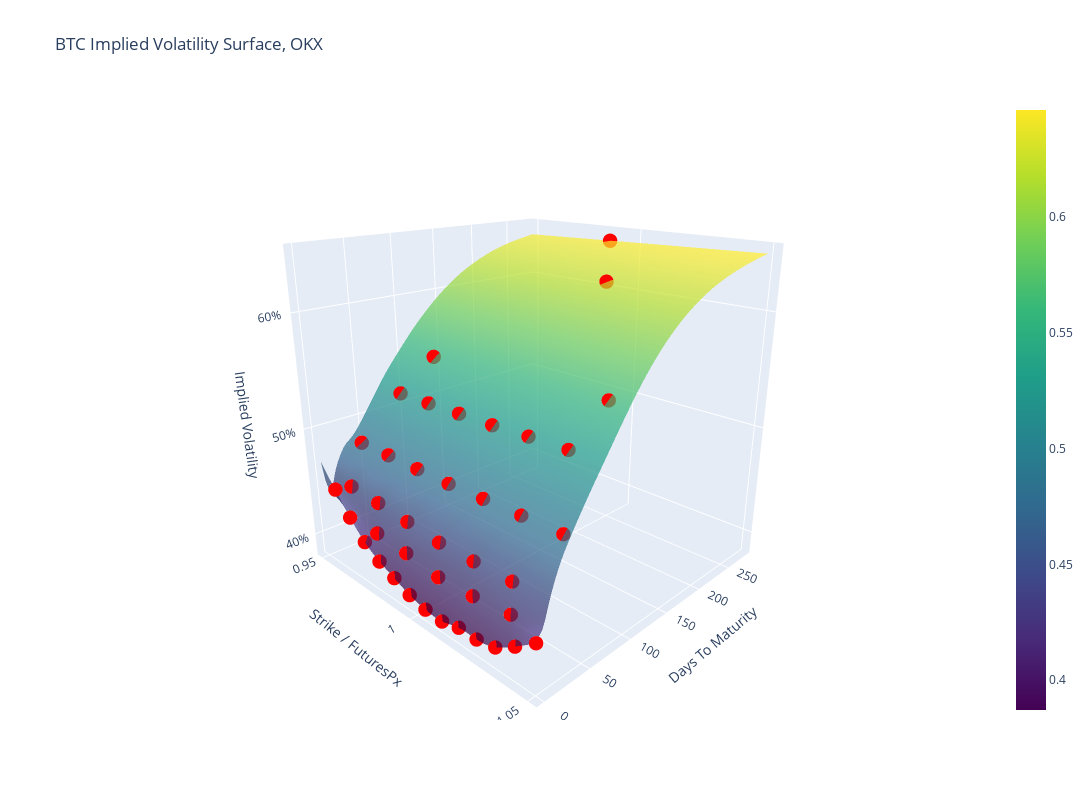

Notebook code for this chart:
### Code cell
import plotly.graph_objects as go

def plot_iv_surf_plotly(x, y, z, x2=None, y2=None, z2=None, label=''):
    fig = go.Figure()

    # Create the surface plot
    fig.add_trace(go.Surface(x=x, y=y, z=z, colorscale='Viridis', opacity=0.7))

    # Add scatter points if provided
    if x2 is not None and y2 is not None and z2 is not None:
        fig.add_trace(go.Scatter3d(
            x=x2,
            y=y2,
            z=z2,
            mode='markers',
            marker=dict(size=5, color='red', symbol='circle'),
            name=label
        ))

    fig.update_layout(
        title='BTC Implied Volatility Surface, OKX',
        scene=dict(
            xaxis_title='Strike / FuturesPx',
            yaxis_title='Days To Maturity',
            zaxis_title='Implied Volatility',
            zaxis=dict(tickformat=".0%")
        ),
        legend=dict(x=0, y=1),
        width=1200,  # Set the width of the plot
        height=800   # Set the height of the plot
    )

    fig.show()

# Interpolate implied volatility using a cubic spline
x = data['moneyness']
y = data['days_to_maturity']
z = data['mark_iv'] / 100

X, Y = np.meshgrid(np.linspace(.95, 1.05, 99), np.linspace(1, np.max(y), 100))
Z = interpolate.griddata(np.array([x, y]).T, np.array(z), (X, Y), method='cubic')

xyz = pd.DataFrame({'x': x, 'y': y, 'z': z})
xyz = xyz.query('x > 0.95 & x < 1.05')

plot_iv_surf_plotly(X, Y, Z, xyz['x'], xyz['y'], xyz['z'], 'Observed IV')

iv_df = pd.DataFrame(Z, index=np.linspace(10, np.max(y), 100), columns=np.linspace(.95, 1.05, 99))

### Figure 1 — Plotly figure (JSON) as saved in the notebook; plotly's stock layout.template omitted (floating-point values rounded to 4 significant figures; data arrays with more than 128 entries replaced by an {"elided": "..."} marker saying what was removed)
{"data": [{"colorscale": [[0, "#440154"], [0.1111, "#482878"], [0.2222, "#3e4989"], [0.3333, "#31688e"], [0.4444, "#26828e"], [0.5556, "#1f9e89"], [0.6667, "#35b779"], [0.7778, "#6ece58"], [0.8889, "#b5de2b"], [1, "#fde725"]], "opacity": 0.7, "type": "surface", "x": {"elided": "100x99 float values"}, "y": {"elided": "100x99 float values"}, "z": {"elided": "100x99 float values"}}, {"marker": {"color": "red", "size": 5, "symbol": "circle"}, "mode": "markers", "name": "Observed IV", "type": "scatter3d", "x": [0.9576, 0.9653, 0.9729, 0.9806, 0.9883, 0.9959, 1.004, 1.011, 1.019, 1.027, 1.034, 1.042, 1.05, 0.9771, 0.9924, 1.008, 1.023, 1.038, 0.9599, 0.9752, 0.9904, 1.006, 1.021, 1.036, 0.9562, 0.9715, 0.9867, 1.002, 1.017, 1.032, 1.048, 0.9624, 0.9774, 0.9925, 1.008, 1.023, 1.038, 0.9682, 1.043, 1.014, 0.9888], "y": [1, 1, 1, 1, 1, 1, 1, 1, 1, 1, 1, 1, 1, 7, 7, 7, 7, 7, 14, 14, 14, 14, 14, 14, 35, 35, 35, 35, 35, 35, 35, 70, 70, 70, 70, 70, 70, 98, 98, 189, 280], "z": [0.4504, 0.4311, 0.4157, 0.4056, 0.3988, 0.3921, 0.3883, 0.3876, 0.3921, 0.3922, 0.396, 0.4074, 0.4208, 0.4259, 0.4237, 0.4196, 0.4215, 0.4254, 0.4512, 0.4495, 0.4471, 0.4445, 0.4451, 0.4463, 0.4832, 0.4833, 0.4832, 0.4834, 0.4845, 0.4856, 0.4865, 0.5243, 0.5248, 0.5257, 0.5264, 0.5281, 0.5292, 0.5548, 0.5621, 0.6237, 0.6425]}], "layout": {"height": 800, "legend": {"x": 0, "y": 1}, "scene": {"aspectmode": "auto", "aspectratio": {"x": 1, "y": 1, "z": 1}, "camera": {"center": {"x": 0, "y": 0, "z": 0}, "eye": {"x": 1.505, "y": -1.531, "z": 0.7769}, "projection": {"type": "perspective"}, "up": {"x": 0, "y": 0, "z": 1}}, "xaxis": {"title": {"text": "Strike / FuturesPx"}, "type": "linear"}, "yaxis": {"title": {"text": "Days To Maturity"}, "type": "linear"}, "zaxis": {"tickformat": ".0%", "title": {"text": "Implied Volatility"}, "type": "linear"}}, "title": {"text": "BTC Implied Volatility Surface, OKX"}, "width": 1200}}
